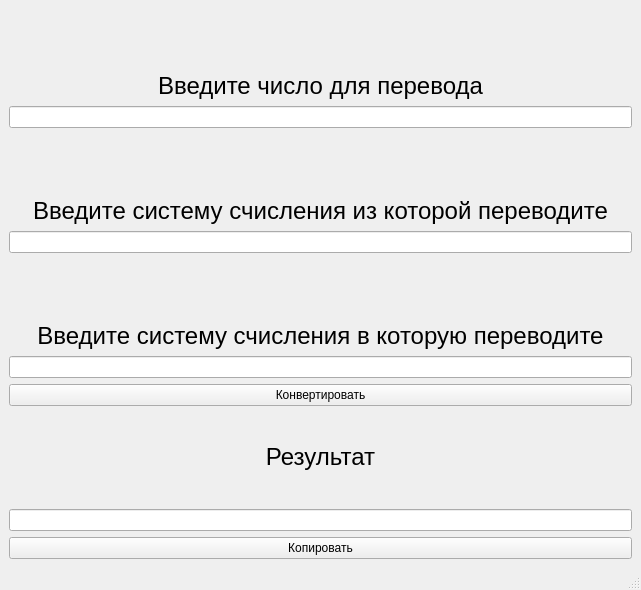
<?xml version="1.0" encoding="UTF-8"?>
<ui version="4.0">
 <class>MainWindow</class>
 <widget class="QMainWindow" name="MainWindow">
  <property name="geometry">
   <rect>
    <x>0</x>
    <y>0</y>
    <width>641</width>
    <height>590</height>
   </rect>
  </property>
  <property name="windowTitle">
   <string>MainWindow</string>
  </property>
  <widget class="QWidget" name="centralwidget">
   <layout class="QVBoxLayout" name="verticalLayout_4">
    <item>
     <layout class="QVBoxLayout" name="verticalLayout">
      <item>
       <widget class="QLabel" name="label_val">
        <property name="text">
         <string>&lt;html&gt;&lt;head/&gt;&lt;body&gt;&lt;p&gt;&lt;span style=&quot; font-size:18pt;&quot;&gt;Введите число для перевода&lt;/span&gt;&lt;/p&gt;&lt;/body&gt;&lt;/html&gt;</string>
        </property>
        <property name="alignment">
         <set>Qt::AlignmentFlag::AlignBottom|Qt::AlignmentFlag::AlignHCenter</set>
        </property>
       </widget>
      </item>
      <item>
       <widget class="QLineEdit" name="inputValue">
        <property name="alignment">
         <set>Qt::AlignmentFlag::AlignHCenter|Qt::AlignmentFlag::AlignTop</set>
        </property>
       </widget>
      </item>
      <item>
       <widget class="QLabel" name="label_sysin">
        <property name="text">
         <string>&lt;html&gt;&lt;head/&gt;&lt;body&gt;&lt;p&gt;&lt;span style=&quot; font-size:18pt;&quot;&gt;Введите систему счисления из которой переводите&lt;/span&gt;&lt;/p&gt;&lt;/body&gt;&lt;/html&gt;</string>
        </property>
        <property name="alignment">
         <set>Qt::AlignmentFlag::AlignBottom|Qt::AlignmentFlag::AlignHCenter</set>
        </property>
       </widget>
      </item>
      <item>
       <widget class="QLineEdit" name="inputSystem">
        <property name="alignment">
         <set>Qt::AlignmentFlag::AlignCenter</set>
        </property>
       </widget>
      </item>
      <item>
       <widget class="QLabel" name="label_sysout">
        <property name="text">
         <string>&lt;html&gt;&lt;head/&gt;&lt;body&gt;&lt;p&gt;&lt;span style=&quot; font-size:18pt;&quot;&gt;Введите систему счисления в которую переводите&lt;/span&gt;&lt;/p&gt;&lt;/body&gt;&lt;/html&gt;</string>
        </property>
        <property name="alignment">
         <set>Qt::AlignmentFlag::AlignBottom|Qt::AlignmentFlag::AlignHCenter</set>
        </property>
       </widget>
      </item>
      <item>
       <widget class="QLineEdit" name="outputSystem">
        <property name="alignment">
         <set>Qt::AlignmentFlag::AlignCenter</set>
        </property>
       </widget>
      </item>
      <item>
       <widget class="QPushButton" name="updateButton">
        <property name="text">
         <string>Конвертировать</string>
        </property>
       </widget>
      </item>
      <item>
       <widget class="QLabel" name="result">
        <property name="text">
         <string>&lt;html&gt;&lt;head/&gt;&lt;body&gt;&lt;p&gt;&lt;span style=&quot; font-size:18pt;&quot;&gt;Результат&lt;/span&gt;&lt;/p&gt;&lt;/body&gt;&lt;/html&gt;</string>
        </property>
        <property name="alignment">
         <set>Qt::AlignmentFlag::AlignCenter</set>
        </property>
       </widget>
      </item>
      <item>
       <widget class="QLineEdit" name="output">
        <property name="alignment">
         <set>Qt::AlignmentFlag::AlignCenter</set>
        </property>
        <property name="readOnly">
         <bool>true</bool>
        </property>
       </widget>
      </item>
      <item>
       <widget class="QPushButton" name="copyButton">
        <property name="text">
         <string>Копировать</string>
        </property>
       </widget>
      </item>
     </layout>
    </item>
   </layout>
  </widget>
  <widget class="QMenuBar" name="menubar">
   <property name="geometry">
    <rect>
     <x>0</x>
     <y>0</y>
     <width>641</width>
     <height>21</height>
    </rect>
   </property>
  </widget>
  <widget class="QStatusBar" name="statusbar"/>
 </widget>
 <resources/>
 <connections/>
</ui>
